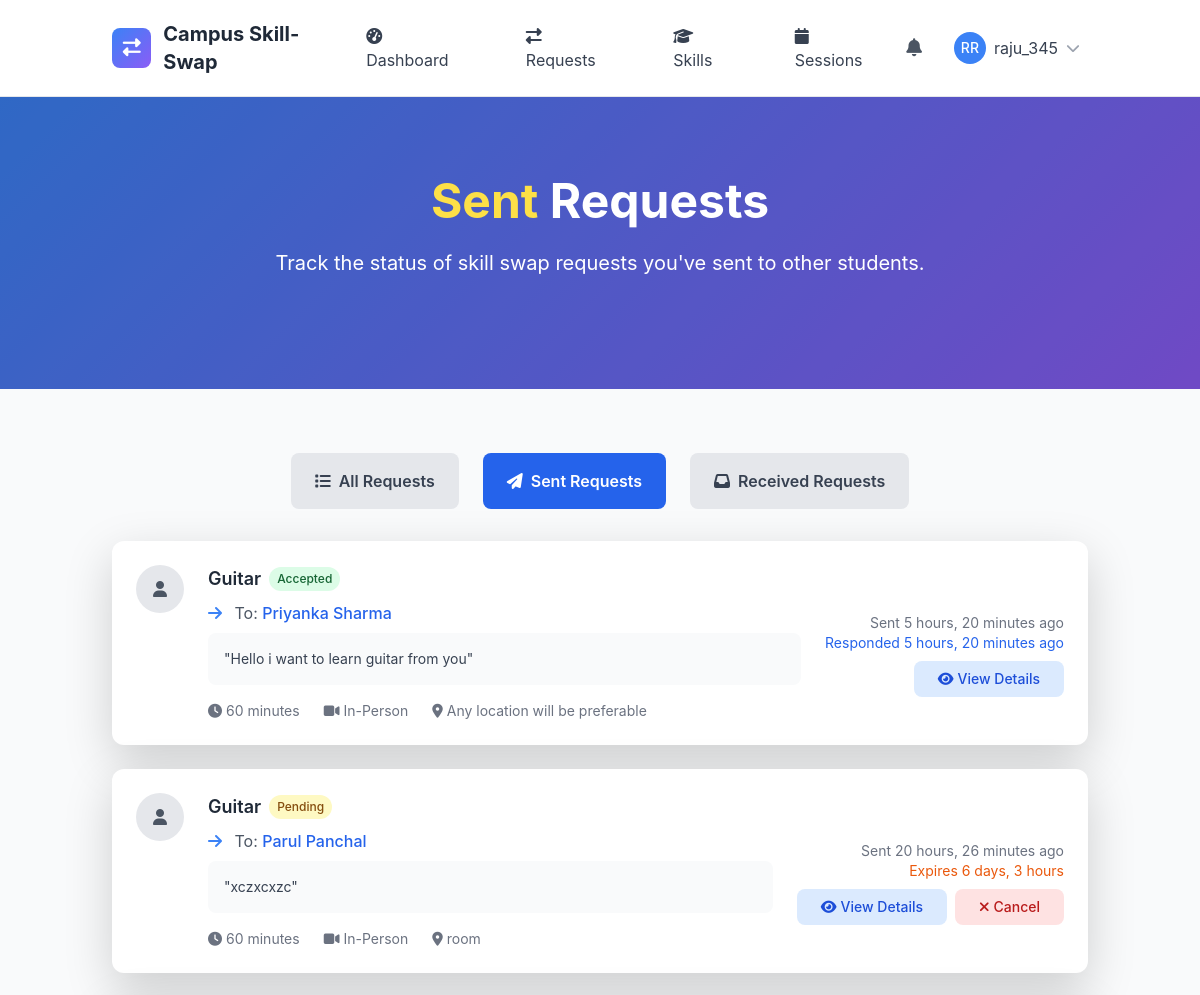
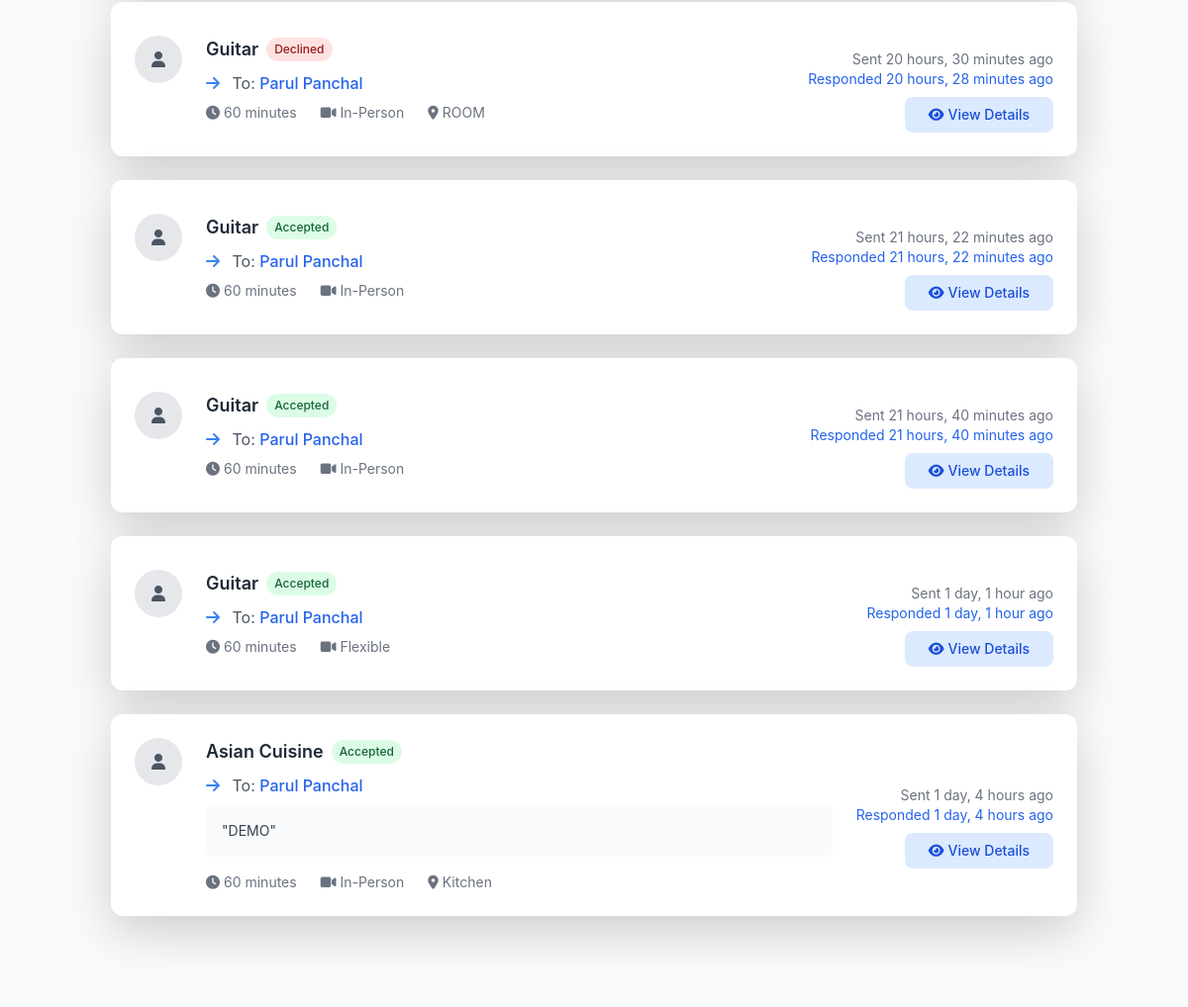
/sessions/requests/sent/ (signed in), run on the app's committed database (2 pictures, top to bottom).
### skill_sessions/models.py (models this page shows, shortened)
class SkillSwapRequest(models.Model):
    STATUS_CHOICES = [
        ('pending', 'Pending'),
        ('accepted', 'Accepted'),
        ('declined', 'Declined'),
        ('cancelled', 'Cancelled'),
        ('expired', 'Expired'),
    ]
    requester = models.ForeignKey(User, on_delete=models.CASCADE, related_name='sent_requests')
    recipient = models.ForeignKey(User, on_delete=models.CASCADE, related_name='received_requests')
    offered_skill = models.ForeignKey(OfferedSkill, on_delete=models.CASCADE, related_name='swap_requests')
    desired_skill = models.ForeignKey(DesiredSkill, on_delete=models.CASCADE, related_name='swap_requests', null=True, blank=True)
    status = models.CharField(max_length=20, choices=STATUS_CHOICES, default='pending')
    message = models.TextField(blank=True, help_text="Personal message from the requester")
    proposed_duration = models.PositiveIntegerField(default=60, help_text="Proposed session duration in minutes")
    proposed_format = models.CharField(max_length=20, choices=[
        ('online', 'Online'),
        ('in_person', 'In-Person'),
        ('flexible', 'Flexible'),
    ], default='flexible')
    proposed_location = models.CharField(max_length=200, blank=True, help_text="For in-person sessions")
    created_at = models.DateTimeField(auto_now_add=True)
    updated_at = models.DateTimeField(auto_now=True)
    expires_at = models.DateTimeField()
    responded_at = models.DateTimeField(null=True, blank=True)
    response_message = models.TextField(blank=True)
    class Meta:
        ordering = ['-created_at']
        db_table = 'swaprequest'

### skills/models.py (models this page shows, shortened)
class OfferedSkill(models.Model):
    PROFICIENCY_LEVELS = [
        ('beginner', 'Beginner'),
        ('intermediate', 'Intermediate'),
        ('advanced', 'Advanced'),
        ('expert', 'Expert'),
    ]
    user = models.ForeignKey(User, on_delete=models.CASCADE, related_name='offered_skills')
    skill = models.ForeignKey(Skill, on_delete=models.CASCADE, related_name='offered_by_users')
    proficiency_level = models.CharField(max_length=20, choices=PROFICIENCY_LEVELS)
    description = models.TextField(blank=True, help_text="Describe your experience with this skill")
    years_of_experience = models.PositiveIntegerField(default=0)
    is_active = models.BooleanField(default=True)
    teaching_preference = models.CharField(max_length=20, choices=[
        ('online', 'Online Only'),
        ('in_person', 'In-Person Only'),
        ('both', 'Both Online and In-Person'),
    ], default='both')
    max_students_per_session = models.PositiveIntegerField(default=1)
    created_at = models.DateTimeField(auto_now_add=True)
    updated_at = models.DateTimeField(auto_now=True)
    total_sessions = models.PositiveIntegerField(default=0)
    average_rating = models.FloatField(default=0.0)
    class Meta:
        ordering = ['-created_at']
        unique_together = ['user', 'skill']
        db_table = 'offeredskill'

class Skill(models.Model):
    name = models.CharField(max_length=100)
    category = models.ForeignKey(SkillCategory, on_delete=models.CASCADE, related_name='skills')
    description = models.TextField(blank=True)
    is_popular = models.BooleanField(default=False)
    created_at = models.DateTimeField(auto_now_add=True)
    updated_at = models.DateTimeField(auto_now=True)
    class Meta:
        ordering = ['category__name', 'name']
        unique_together = ['name', 'category']

### skill_sessions/views.py (the view)
# urls.py: path('requests/sent/', views.SentRequestListView.as_view(), name='sent_requests'),
class SentRequestListView(LoginRequiredMixin, ListView):
    model = SkillSwapRequest
    template_name = 'skill_sessions/sent_requests.html'
    context_object_name = 'requests'
    def get_queryset(self):
        return SkillSwapRequest.objects.filter(
            requester=self.request.user
        ).select_related('recipient', 'offered_skill')
    def get_context_data(self, **kwargs):
        context = super().get_context_data(**kwargs)
        context.update(get_user_statistics(self.request.user))
        return context

### templates/skill_sessions/sent_requests.html (shortened to what this page needs)
{% extends 'base.html' %}
{% load static %}
{% block content %}
<section class="gradient-bg relative overflow-hidden">
    <div class="absolute inset-0 bg-black opacity-20"></div>
    <div class="relative container mx-auto px-4 py-20">
        <div class="text-center text-white">
            <h1 class="text-4xl lg:text-5xl font-bold mb-6 leading-tight">
                <span class="text-yellow-300">Sent</span> Requests
            </h1>
            <p class="text-lg lg:text-xl mb-8 max-w-3xl mx-auto">
                Track the status of skill swap requests you've sent to other students.
            </p>
        </div>
    </div>
</section>
<section class="py-16 bg-gray-50">
    <div class="container mx-auto px-4">
        <div class="mb-8">
            <div class="flex flex-wrap gap-4 justify-center">
                <a href="{% url 'skill_sessions:request_list' %}"
                   class="px-6 py-3 bg-gray-200 text-gray-700 rounded-lg font-semibold hover:bg-gray-300 transition-colors">
                    <i class="fas fa-list mr-2"></i>All Requests
                </a>
                <a href="{% url 'skill_sessions:sent_requests' %}"
                   class="px-6 py-3 bg-blue-600 text-white rounded-lg font-semibold hover:bg-blue-700 transition-colors">
                    <i class="fas fa-paper-plane mr-2"></i>Sent Requests
                </a>
                <a href="{% url 'skill_sessions:received_requests' %}"
                   class="px-6 py-3 bg-gray-200 text-gray-700 rounded-lg font-semibold hover:bg-gray-300 transition-colors">
                    <i class="fas fa-inbox mr-2"></i>Received Requests
                </a>
            </div>
        </div>
        {% if requests %}
            <div class="space-y-6">
                {% for request in requests %}
                    <div class="bg-white rounded-xl shadow-lg p-6 hover:shadow-xl transition-shadow">
                        <div class="flex flex-col lg:flex-row lg:items-center lg:justify-between">
                            <div class="flex-1">
                                <div class="flex items-start gap-4">
                                    <div class="w-12 h-12 bg-gray-200 rounded-full flex items-center justify-center">
                                        {% if request.recipient.profile.profile_picture %}
                                            <img src="{{ request.recipient.profile.profile_picture.url }}"
                                                 alt="{{ request.recipient.username }}"
                                                 class="w-12 h-12 rounded-full object-cover">
                                        {% else %}
                                            <i class="fas fa-user text-gray-600"></i>
                                        {% endif %}
                                    </div>
                                    <div class="flex-1">
                                        <div class="flex items-center gap-2 mb-2">
                                            <h3 class="text-lg font-semibold text-gray-800">
                                                {{ request.offered_skill.skill.name }}
                                            </h3>
                                            <span class="px-2 py-1 text-xs font-medium rounded-full
                                                {% if request.status == 'pending' %}bg-yellow-100 text-yellow-800
                                                {% elif request.status == 'accepted' %}bg-green-100 text-green-800
                                                {% elif request.status == 'declined' %}bg-red-100 text-red-800
                                                {% else %}bg-gray-100 text-gray-800{% endif %}">
                                                {{ request.get_status_display }}
                                            </span>
                                        </div>
                                        <p class="text-gray-600 mb-2">
                                            <i class="fas fa-arrow-right text-blue-500 mr-2"></i>
                                            To: <a href="{% url 'accounts:profile_details' request.recipient.id %}"
                                                   class="font-medium text-blue-600 hover:text-blue-800 hover:underline transition-colors">
                                                {{ request.recipient.get_full_name|default:request.recipient.username }}
                                            </a>
                                        </p>
                                        {% if request.message %}
                                            <p class="text-gray-700 text-sm bg-gray-50 p-3 rounded-lg mb-3">
                                                "{{ request.message }}"
                                            </p>
                                        {% endif %}
                                        <div class="flex flex-wrap gap-4 text-sm text-gray-500">
                                            <span><i class="fas fa-clock mr-1"></i>{{ request.proposed_duration }} minutes</span>
                                            <span><i class="fas fa-{{ request.proposed_format|yesno:'video,map-marker' }} mr-1"></i>{{ request.get_proposed_format_display }}</span>
                                            {% if request.proposed_location %}
                                                <span><i class="fas fa-location-dot mr-1"></i>{{ request.proposed_location }}</span>
                                            {% endif %}
                                        </div>
                                    </div>
                                </div>
                            </div>
                            <div class="mt-4 lg:mt-0 lg:ml-6 flex flex-col items-end gap-2">
                                <div class="text-sm text-gray-500 text-right">
                                    <div>Sent {{ request.created_at|timesince }} ago</div>
                                    {% if request.responded_at %}
                                        <div class="text-blue-600">
                                            Responded {{ request.responded_at|timesince }} ago
                                        </div>
                                    {% elif request.expires_at %}
                                        <div class="text-orange-600">
                                            Expires {{ request.expires_at|timeuntil }}
                                        </div>
                                    {% endif %}
                                </div>
                                <div class="flex gap-2">
                                    <a href="{% url 'skill_sessions:request_detail' request.pk %}"
                                       class="px-4 py-2 bg-blue-100 text-blue-700 rounded-lg text-sm font-medium hover:bg-blue-200 transition-colors">
                                        <i class="fas fa-eye mr-1"></i>View Details
                                    </a>
                                    {% if request.status == 'pending' %}
                                        <a href="{% url 'skill_sessions:request_cancel' request.pk %}"
                                           class="px-4 py-2 bg-red-100 text-red-700 rounded-lg text-sm font-medium hover:bg-red-200 transition-colors"
                                           onclick="return confirm('Are you sure you want to cancel this request?')">
                                            <i class="fas fa-times mr-1"></i>Cancel
                                        </a>
                                    {% endif %}
                                </div>
                            </div>
                        </div>
                    </div>
                {% endfor %}
            </div>
        {% endif %}
    </div>
</section>
{% endblock %}

### templates/base.html (shortened to what this page needs)
{% load static %}
<!DOCTYPE html>
<html lang="en" class="h-full">
<head>
    <script src="https://cdn.tailwindcss.com"></script>
    <link href="https://cdn.jsdelivr.net/npm/bootstrap@5.3.2/dist/css/bootstrap.min.css" rel="stylesheet">
    <link rel="stylesheet" href="https://cdnjs.cloudflare.com/ajax/libs/font-awesome/6.5.1/css/all.min.css">
</head>
<body class="bg-gray-50 h-full">
    <nav class="bg-white shadow-lg border-b">
        <div class="container mx-auto px-4">
            <div class="flex justify-between items-center py-3">
                <div class="flex items-center space-x-3">
                    <div class="w-10 h-10 gradient-bg rounded-lg flex items-center justify-center">
                        <i class="fas fa-exchange-alt text-white text-lg"></i>
                    </div>
                    <a href="{% url 'core:home' %}" class="text-xl font-bold text-gray-800 hover:text-blue-600 transition-colors">
                        Campus Skill-Swap
                    </a>
                </div>
                <div class="hidden md:flex items-center space-x-6">
                    {% if user.is_authenticated %}
                        <a href="{% url 'core:dashboard' %}" class="nav-link px-3 py-2 text-gray-700 hover:text-blue-600 transition-colors">
                            <i class="fas fa-tachometer-alt mr-2"></i>Dashboard
                        </a>
                        <a href="{% url 'skill_sessions:request_list' %}" class="nav-link px-3 py-2 text-gray-700 hover:text-blue-600 transition-colors">
                            <i class="fas fa-exchange-alt mr-2"></i>Requests
                        </a>
                        <a href="{% url 'skills:skill_list' %}" class="nav-link px-3 py-2 text-gray-700 hover:text-blue-600 transition-colors">
                            <i class="fas fa-graduation-cap mr-2"></i>Skills
                        </a>
                        <a href="{% url 'skill_sessions:session_management' %}" class="nav-link px-3 py-2 text-gray-700 hover:text-blue-600 transition-colors">
                            <i class="fas fa-calendar mr-2"></i>Sessions
                        </a>
                    {% endif %}
                </div>
                <div class="flex items-center space-x-4">
                    {% if user.is_authenticated %}
                        <div class="relative">
                            <button id="notificationBtn" class="relative p-2 text-gray-600 hover:text-blue-600 transition-colors">
                                <i class="fas fa-bell text-lg"></i>
                            </button>
                        </div>
                        <div class="relative">
                            <button id="userMenuBtn" class="flex items-center space-x-2 p-2 rounded-lg hover:bg-gray-100 transition-colors">
                                {% if user.profile.profile_picture %}
                                    <img src="{{ user.profile.profile_picture.url }}" alt="Profile" class="w-8 h-8 rounded-full">
                                {% else %}
                                    <div class="w-8 h-8 bg-blue-500 rounded-full flex items-center justify-center">
                                        <span class="text-white text-sm font-medium">{{ user.first_name|first|upper }}{{ user.last_name|first|upper }}</span>
                                    </div>
                                {% endif %}
                                <span class="hidden md:block text-gray-700">{{ user.username}}</span>
                                <i class="fas fa-chevron-down text-gray-400 text-sm"></i>
                            </button>
                        </div>
                    {% endif %}
                </div>
            </div>
        </div>
    </nav>
    <main class="min-h-screen">
        {% block content %}{% endblock %}
    </main>
</body>
</html>

### templates/base.html (style rules this page uses)
:root { --primary-color: #3B82F6; --secondary-color: #10B981; --accent-color: #8B5CF6; --warning-color: #F59E0B; --danger-color: #EF4444; }
body { font-family: 'Inter', -apple-system, BlinkMacSystemFont, sans-serif; }
.gradient-bg { background: linear-gradient(135deg, var(--primary-color) 0%, var(--accent-color) 100%); }

### data on the page
SkillSwapRequest: offered_skill.skill.name "Guitar", status "Accepted", recipient.get_full_name "Priyanka Sharma", message "Hello i want to learn guitar from you", proposed_duration "60", proposed_format "In-Person", proposed_location "Any location will be preferable", created_at "5 hours, 20 minutes", responded_at "5 hours, 20 minutes"
SkillSwapRequest: offered_skill.skill.name "Guitar", status "Pending", recipient.get_full_name "Parul Panchal", message "xczxcxzc", proposed_duration "60", proposed_format "In-Person", proposed_location "room", created_at "20 hours, 26 minutes", expires_at "6 days, 3 hours", shows "Cancel"
SkillSwapRequest: offered_skill.skill.name "Guitar", status "Declined", recipient.get_full_name "Parul Panchal", proposed_duration "60", proposed_format "In-Person", proposed_location "ROOM", created_at "20 hours, 30 minutes", responded_at "20 hours, 28 minutes"
SkillSwapRequest: offered_skill.skill.name "Guitar", status "Accepted", recipient.get_full_name "Parul Panchal", proposed_duration "60", proposed_format "In-Person", created_at "21 hours, 22 minutes", responded_at "21 hours, 22 minutes"
SkillSwapRequest: offered_skill.skill.name "Guitar", status "Accepted", recipient.get_full_name "Parul Panchal", proposed_duration "60", proposed_format "In-Person", created_at "21 hours, 40 minutes", responded_at "21 hours, 40 minutes"
SkillSwapRequest: offered_skill.skill.name "Guitar", status "Accepted", recipient.get_full_name "Parul Panchal", proposed_duration "60", proposed_format "Flexible", created_at "1 day, 1 hour", responded_at "1 day, 1 hour"
SkillSwapRequest: offered_skill.skill.name "Asian Cuisine", status "Accepted", recipient.get_full_name "Parul Panchal", message "DEMO", proposed_duration "60", proposed_format "In-Person", proposed_location "Kitchen", created_at "1 day, 4 hours", responded_at "1 day, 4 hours"

### other printed values
{{ user.first_name|first|upper }} "R"
{{ user.last_name|first|upper }} "R"
{{ user.username }} "raju_345"
